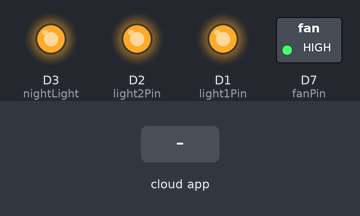
The sketch below on a simulated ESP8266 (NodeMCU). Parts: switched loads named in the sketch (green lamp = pin HIGH), output pins drawn as LEDs (lit = HIGH). The inputs (shaded band) are chosen by the test bench. WiFi joins after 1.5 s; servers stay silent unless stated; no MQTT or app messages arrive unless stated; the Firebase database answers and starts empty; what the sketch prints to the serial monitor is not drawn.

Above: at 2.7 s.
2.8 s: the phone or cloud app sets light1 to ON
At 3.9 s:
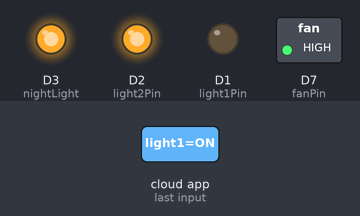
4.3 s: the phone or cloud app sets fan to ON
At 4.9 s:
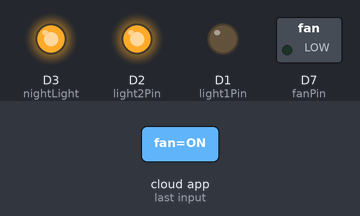
5.8 s: the phone or cloud app sets nightlight to ON
At 6.2 s:
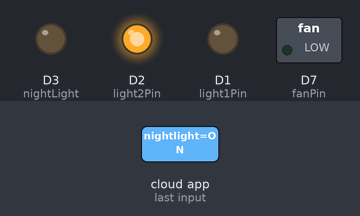
7.3 s: the phone or cloud app sets on to 2
At 11.5 s:
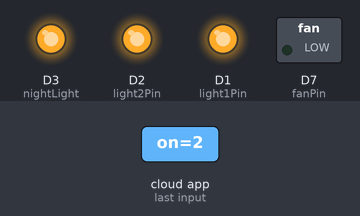
12.6 s: the phone or cloud app sets light2 to ON
At 13.8 s:
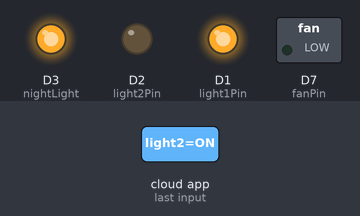
14.1 s: the phone or cloud app sets fanon to ON
At 18.7 s:
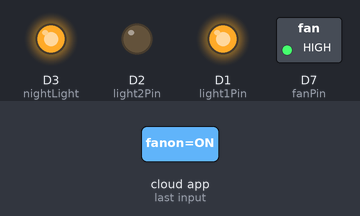
Timing chart, 0 to 20.2 s (numbered marks = the images above; inputs shaded):
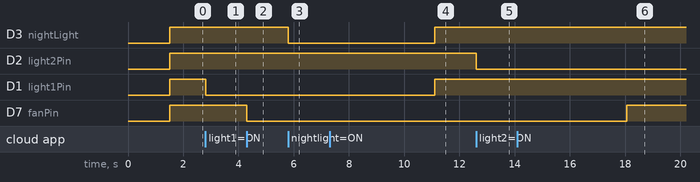

The sketch:

google-home-assistant.ino
```cpp
#include <ESP8266WiFi.h>
#include "Adafruit_MQTT.h"
#include "Adafruit_MQTT_Client.h"
#include <FirebaseArduino.h>

// Set firebase credentials.
#define FIREBASE_HOST "Add Firebase Database link"
#define FIREBASE_AUTH "Add Auth Token"

#define WIFI_SSID "Add WiFi Name"
#define WIFI_PASS "Add WiFi Password"

#define MQTT_SERV "io.adafruit.com"
#define MQTT_PORT 1883
#define MQTT_NAME "Add User Name"
#define MQTT_PASS "Add Auth Token"

String status;
String bulb1;
String bulb2;
String fanFirebase;
String nightLightFirebase;
int light1Pin = D1;
int light2Pin = D2;
int fanPin = D7;
int nightLight = D3;

WiFiClient client;
Adafruit_MQTT_Client mqtt(&client, MQTT_SERV, MQTT_PORT, MQTT_NAME, MQTT_PASS);
Adafruit_MQTT_Subscribe allLights = Adafruit_MQTT_Subscribe(&mqtt, MQTT_NAME "/f/AllLights");
Adafruit_MQTT_Subscribe light1 = Adafruit_MQTT_Subscribe(&mqtt, MQTT_NAME "/f/light1");
Adafruit_MQTT_Subscribe light2 = Adafruit_MQTT_Subscribe(&mqtt, MQTT_NAME "/f/light2");
Adafruit_MQTT_Subscribe fan = Adafruit_MQTT_Subscribe(&mqtt, MQTT_NAME "/f/fan");
Adafruit_MQTT_Subscribe nightlight = Adafruit_MQTT_Subscribe(&mqtt, MQTT_NAME "/f/nightlight");
Adafruit_MQTT_Publish LightsStatus = Adafruit_MQTT_Publish(&mqtt, MQTT_NAME "/f/LightsStatus");


void setup()
{
  Serial.begin(9600);

  //Connect to WiFi
  Serial.print("\n\nConnecting Wifi>");
  WiFi.begin(WIFI_SSID, WIFI_PASS);

  while (WiFi.status() != WL_CONNECTED)
  {
    Serial.print(">");
    delay(50);
  }

  Serial.println("OK!");

  //Subscribe to the onoff topic
  mqtt.subscribe(&allLights);
  mqtt.subscribe(&light1);
  mqtt.subscribe(&light2);
  mqtt.subscribe(&fan);
  mqtt.subscribe(&nightlight);

  pinMode(light1Pin, OUTPUT);
  pinMode(light2Pin, OUTPUT);
  pinMode(fanPin, OUTPUT);
  pinMode(nightLight, OUTPUT);
  digitalWrite(light1Pin, HIGH);
  digitalWrite(light2Pin, HIGH);
  digitalWrite(fanPin, HIGH);
  digitalWrite(nightLight, HIGH);

// connecting to firebase.
Firebase.begin(FIREBASE_HOST, FIREBASE_AUTH);

  //Connect/Reconnect to MQTT
  MQTT_connect();

}

void loop()
{
  //Read from our subscription queue until we run out, or
  //wait up to 5 seconds for subscription to update
  Adafruit_MQTT_Subscribe * subscription;
  while ((subscription = mqtt.readSubscription(5000)))
  {

// configure all Lights.

    //If we're in here, a subscription updated...
    if (subscription == &allLights)
    {
      //Print the new value to the serial monitor
      Serial.print("All Light: ");
      Serial.println((char*) allLights.lastread);

      //If the new value is  "ON", turn the light on.
      //Otherwise, turn it off.
      if (!strcmp((char*) allLights.lastread, "ON"))
      {
        //active low logic
        digitalWrite(light1Pin, LOW);
        digitalWrite(light2Pin, LOW);
        digitalWrite(fanPin, LOW);
        digitalWrite(nightLight, LOW);
        Firebase.setString("on", "1");
        Firebase.setString("fanon", "1");
      }
      else if (!strcmp((char*) allLights.lastread, "OFF"))
      {
        digitalWrite(light1Pin, HIGH);
        digitalWrite(light2Pin, HIGH);
        digitalWrite(fanPin, HIGH);
        digitalWrite(nightLight, HIGH);
        Firebase.setString("on", "0");
        Firebase.setString("fanon", "0");
      }
    }

// configure light1.

    if(subscription == &light1)
    {
      //Print the new value to the serial monitor
      Serial.print("light1: ");
      Serial.println((char*) light1.lastread);

      //If the new value is  "ON", turn the light on.
      //Otherwise, turn it off.
      if (!strcmp((char*) light1.lastread, "ON"))
      {
        //active low logic
        digitalWrite(light1Pin, LOW);
//        Firebase.setString("bulboneon", "1");
      }
      else if (!strcmp((char*) light1.lastread, "OFF"))
      {
        digitalWrite(light1Pin, HIGH);
        Firebase.setString("on", "0");
//         Firebase.setString("bulboneon", "1");
      }
    }


// configure light2.


     if(subscription == &light2)
    {
         //Print the new value to the serial monitor
      Serial.print("light2: ");
      Serial.println((char*) light2.lastread);

      //If the new value is  "ON", turn the light on.
      //Otherwise, turn it off.
      if (!strcmp((char*) light2.lastread, "ON"))
      {
        //active low logic
        digitalWrite(light2Pin, LOW);
//         Firebase.setString("bulbtwoon", "1");
      }
      else if (!strcmp((char*) light2.lastread, "OFF"))
      {
        digitalWrite(light2Pin, HIGH);
        Firebase.setString("on", "0");
//        Firebase.setString("bulbtwoon", "0");
      }

    }


// configure nightlight.

     if(subscription == &nightlight)
    {
         //Print the new value to the serial monitor
      Serial.print("night light: ");
      Serial.println((char*) nightlight.lastread);

      //If the new value is  "ON", turn the light on.
      //Otherwise, turn it off.
      if (!strcmp((char*) nightlight.lastread, "ON"))
      {
        //active low logic
        digitalWrite(nightLight, LOW);
//        Firebase.setString("nightlighton", "1");
      }
      else if (!strcmp((char*) nightlight.lastread, "OFF"))
      {
        digitalWrite(nightLight, HIGH);
        Firebase.setString("on", "0");
//        Firebase.setString("nightlighton", "0");
      }

    }


// configure fan.

     if(subscription == &fan)
    {
              //Print the new value to the serial monitor
      Serial.print("fan: ");
      Serial.println((char*) fan.lastread);

      //If the new value is  "ON", turn the light on.
      //Otherwise, turn it off.
      if (!strcmp((char*) fan.lastread, "ON"))
      {
        //active low logic
        digitalWrite(fanPin, LOW);
        Firebase.setString("fanon", "1");
      }
      else if (!strcmp((char*) fan.lastread, "OFF"))
      {
        digitalWrite(fanPin, HIGH);
        Firebase.setString("fanon", "0");
        Firebase.setString("on", "0");
      }

    }

  }
// add Firebase functionality

 // get value
status = Firebase.getString("on");
fanFirebase = Firebase.getString("fanon");
if(status == "1"){
  Serial.println("All ON");
  digitalWrite(light1Pin, LOW);
digitalWrite(light2Pin, LOW);
digitalWrite(nightLight, LOW);
Firebase.setString("on", "1");
  delay(10);
}if(status == "2"){
 Serial.println("All OFF");
 digitalWrite(light1Pin, HIGH);
digitalWrite(light2Pin, HIGH);
digitalWrite(nightLight, HIGH);
Firebase.setString("on", "0");
}
fanFirebase = Firebase.getString("fanon");
if(fanFirebase == "1"){
  Serial.println("Fan ON");
digitalWrite(fanPin, LOW);
delay(10);
}else{
  Serial.println("Fan OFF");
digitalWrite(fanPin, HIGH);
Firebase.setString("fanon", "0");
}
}

void MQTT_connect()
{
  //  // Stop if already connected
  if (mqtt.connected() && mqtt.ping())
  {
    //    mqtt.disconnect();
    return;
  }

  int8_t ret;

  mqtt.disconnect();

  Serial.print("Connecting to MQTT... ");
  uint8_t retries = 3;
  while ((ret = mqtt.connect()) != 0) // connect will return 0 for connected
  {
    Serial.println(mqtt.connectErrorString(ret));
    Serial.println("Retrying MQTT connection in 5 seconds...");
    mqtt.disconnect();
    delay(5000);  // wait 5 seconds
    retries--;
    if (retries == 0)
    {
      ESP.reset();
    }
  }
  Serial.println("MQTT Connected!");
}
```

Measured:
- after the input at 2.8 s, D1 (light1Pin): HIGH → LOW at once
- after the input at 4.3 s, D7 (fanPin): HIGH → LOW at once
- after the input at 5.8 s, D3 (nightLight): HIGH → LOW at once
- after the input at 7.3 s, D3 (nightLight), D1 (light1Pin): LOW → HIGH after 3.8 s
- after the input at 12.6 s, D2 (light2Pin): HIGH → LOW at once
- after the input at 14.1 s, D7 (fanPin): LOW → HIGH after 4.0 s
